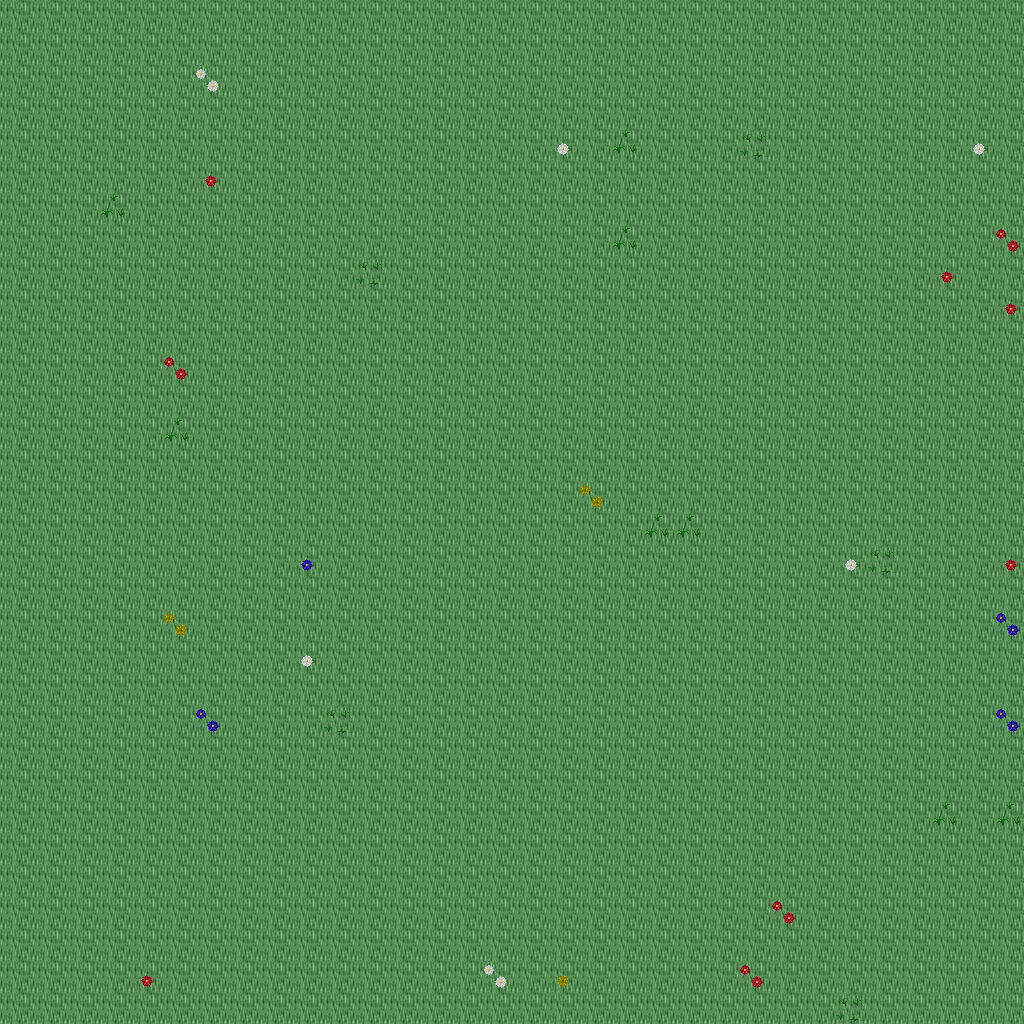

Below is a game level as drawn by its tile map, then a one-line description and the .tmx that defines it (tile-layer data replaced by summaries):
An orthogonal 32x32 tile map with 32x32 px tiles, 5 tile layers (Ground, Objects, Objects2, Above, ...), 1 hidden layer not drawn, 14 tilesets.

<map version="1.10" tiledversion="1.11.0" orientation="orthogonal" renderorder="right-down" width="32" height="32" tilewidth="32" tileheight="32" infinite="0" nextlayerid="11" nextobjectid="1">
 <tileset firstgid="1" name="ground_ground" tilewidth="32" tileheight="32" tilecount="33" columns="3">
  <image source="../drawable/ground_ground.png" width="96" height="352" />
 </tileset>
 <tileset firstgid="34" name="plant_flower_daisy_white" tilewidth="32" tileheight="32" tilecount="8" columns="2">
  <image source="../drawable/plant_flower_daisy_white.png" width="64" height="128" />
 </tileset>
 <tileset firstgid="42" name="plant_flower_daisy_yellow" tilewidth="32" tileheight="32" tilecount="8" columns="2">
  <image source="../drawable/plant_flower_daisy_yellow.png" width="64" height="128" />
 </tileset>
 <tileset firstgid="50" name="plant_flower_daisy_blue" tilewidth="32" tileheight="32" tilecount="8" columns="2">
  <image source="../drawable/plant_flower_daisy_blue.png" width="64" height="128" />
 </tileset>
 <tileset firstgid="58" name="plant_grasses" tilewidth="32" tileheight="32" tilecount="6" columns="3">
  <image source="../drawable/plant_grasses.png" width="96" height="64" />
 </tileset>
 <tileset firstgid="64" name="plant_flower_daisy_red" tilewidth="32" tileheight="32" tilecount="8" columns="2">
  <image source="../drawable/plant_flower_daisy_red.png" width="64" height="128" />
 </tileset>
 <tileset firstgid="72" name="plant_tree_tree_darkgreen" tilewidth="32" tileheight="32" tilecount="88" columns="8">
  <image source="../drawable/plant_tree_tree_darkgreen.png" width="256" height="352" />
 </tileset>
 <tileset firstgid="160" name="logic_creature_elf" tilewidth="32" tileheight="32" tilecount="16" columns="8">
  <image source="../drawable/logic_creature_elf.png" width="256" height="64" />
 </tileset>
 <tileset firstgid="176" name="logic_creature_animal" tilewidth="32" tileheight="32" tilecount="32" columns="8">
  <image source="../drawable/logic_creature_animal.png" width="256" height="128" />
 </tileset>
 <tileset firstgid="208" name="logic_collision" tilewidth="32" tileheight="32" tilecount="1" columns="1">
  <image source="../drawable/logic_collision.png" width="32" height="32" />
 </tileset>
 <tileset firstgid="209" name="logic_creature_ent" tilewidth="32" tileheight="32" tilecount="4" columns="4">
  <image source="../drawable/logic_creature_ent.png" width="128" height="32" />
 </tileset>
 <tileset firstgid="213" name="logic_creature_human_evil" tilewidth="32" tileheight="32" tilecount="16" columns="8">
  <image source="../drawable/logic_creature_human_evil.png" width="256" height="64" />
 </tileset>
 <tileset firstgid="229" name="ground_green_paving" tilewidth="32" tileheight="32" tilecount="18" columns="3">
  <image source="../drawable/ground_green_paving.png" width="96" height="192" />
 </tileset>
 <tileset firstgid="247" name="logic_protection" tilewidth="32" tileheight="32" tilecount="2" columns="2">
  <image source="../drawable/logic_protection.png" width="64" height="32" />
 </tileset>
 <layer id="1" name="Ground" width="32" height="32">
  <data>[1024 cells, 1024 non-empty, 1 distinct tile ids]</data>
 </layer>
 <layer id="2" name="Objects" width="32" height="32">
  <data>[1024 cells, 35 non-empty, 10 distinct tile ids]</data>
 </layer>
 <layer id="3" name="Objects2" width="32" height="32">
  <data>[1024 cells, 0 non-empty, 0 distinct tile ids]</data>
 </layer>
 <layer id="4" name="Above" width="32" height="32">
  <data>[1024 cells, 0 non-empty, 0 distinct tile ids]</data>
 </layer>
 <layer id="5" name="Above2" width="32" height="32">
  <data>[1024 cells, 0 non-empty, 0 distinct tile ids]</data>
 </layer>
 <layer id="6" name="Walkable" width="32" height="32" visible="0">
  <data>[1024 cells, 0 non-empty, 0 distinct tile ids]</data>
 </layer>
 <objectgroup id="7" name="Mapevents" />
 <objectgroup id="8" name="Spawn" />
 <objectgroup id="9" name="Keys" />
 <objectgroup id="10" name="Replace" />
</map>
